Frame 1 (no input): blank canvas, image omitted
Frame 60 (no input): blank canvas, image omitted
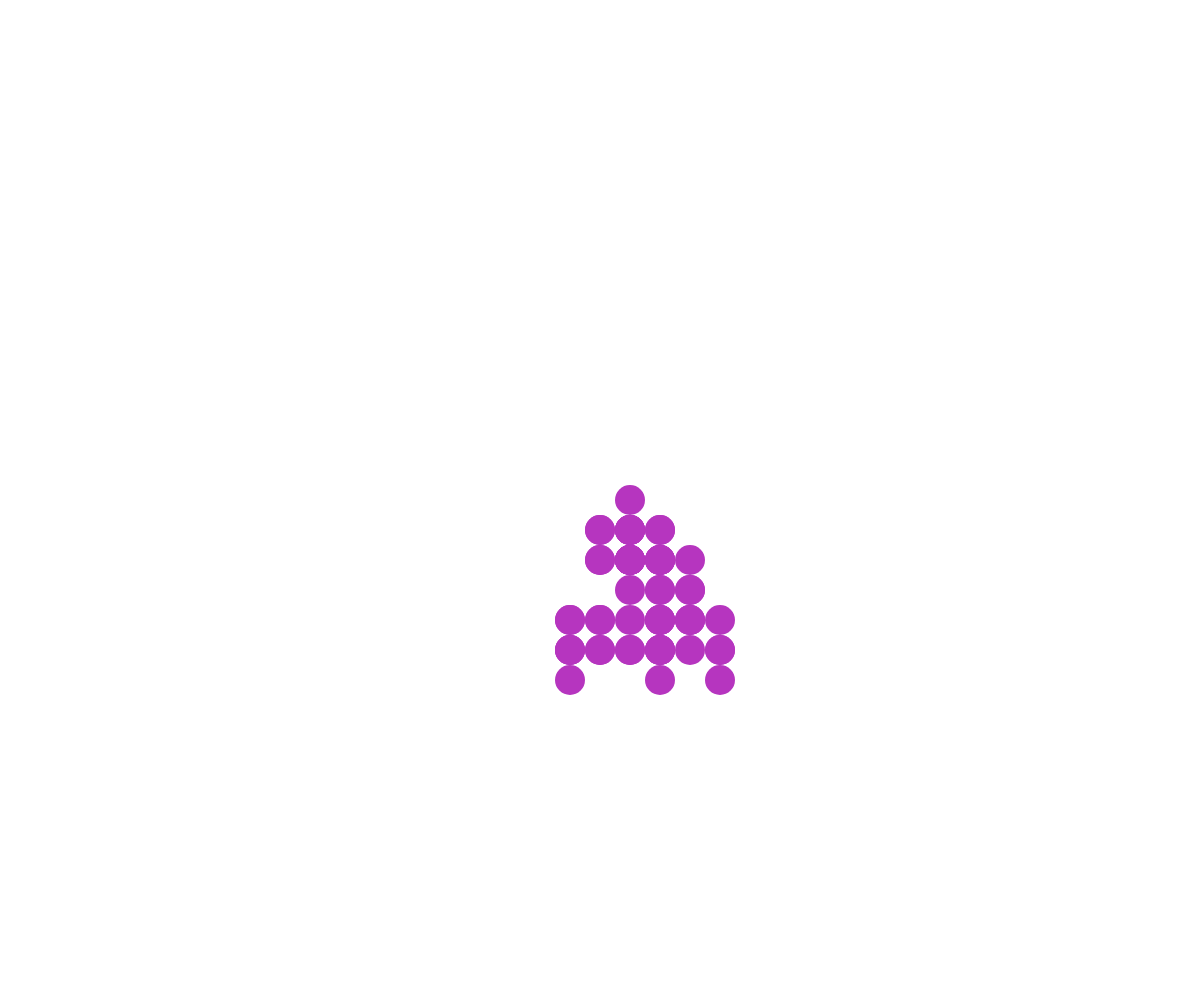
Frame 120 (the mouse pressed at the canvas centre since frame 60)

The p5.js sketch whose frames 1 and 60 were blank and that drew this single picture after the mouse press (run headless with seeded random() and noise() and a simulated clock; from frame 60 on, the mouse is pressed at the canvas centre):

// p5.js sketch
// ── sketch.js
//walker oop

class Walker {
  constructor(x,y,colour) {
    this.x = x;
    this.y = y;
    this.speed = 30;
    this.radius = 15;
    this.colour = colour;
  }

  display() {
    fill(this.colour);
    noStroke();
    circle(this.x, this.y, this.radius*2);
  }

  move() {
    let choice = random(100);
    if (choice < 25) {
      //up
      this.y -= this.speed;
    }
    else if (choice < 50) {
      //down
      this.y += this.speed;
    }
    else if (choice < 75) {
      //left
      this.x -= this.speed;
    }
    else {
      //right
      this.x += this.speed;
    }
  }
}

let walkerArray =[];

function setup() {
  createCanvas(windowWidth, windowHeight);
}


function draw() {
  for (let theWalker of walkerArray) {
    theWalker.move();
    theWalker.display();
  }
}

function mousePressed() {
  let randomColour = color(random(255),random(255),random(255));

  let someWalker = new Walker(mouseX, mouseY, randomColour);
  walkerArray.push(someWalker);
}
